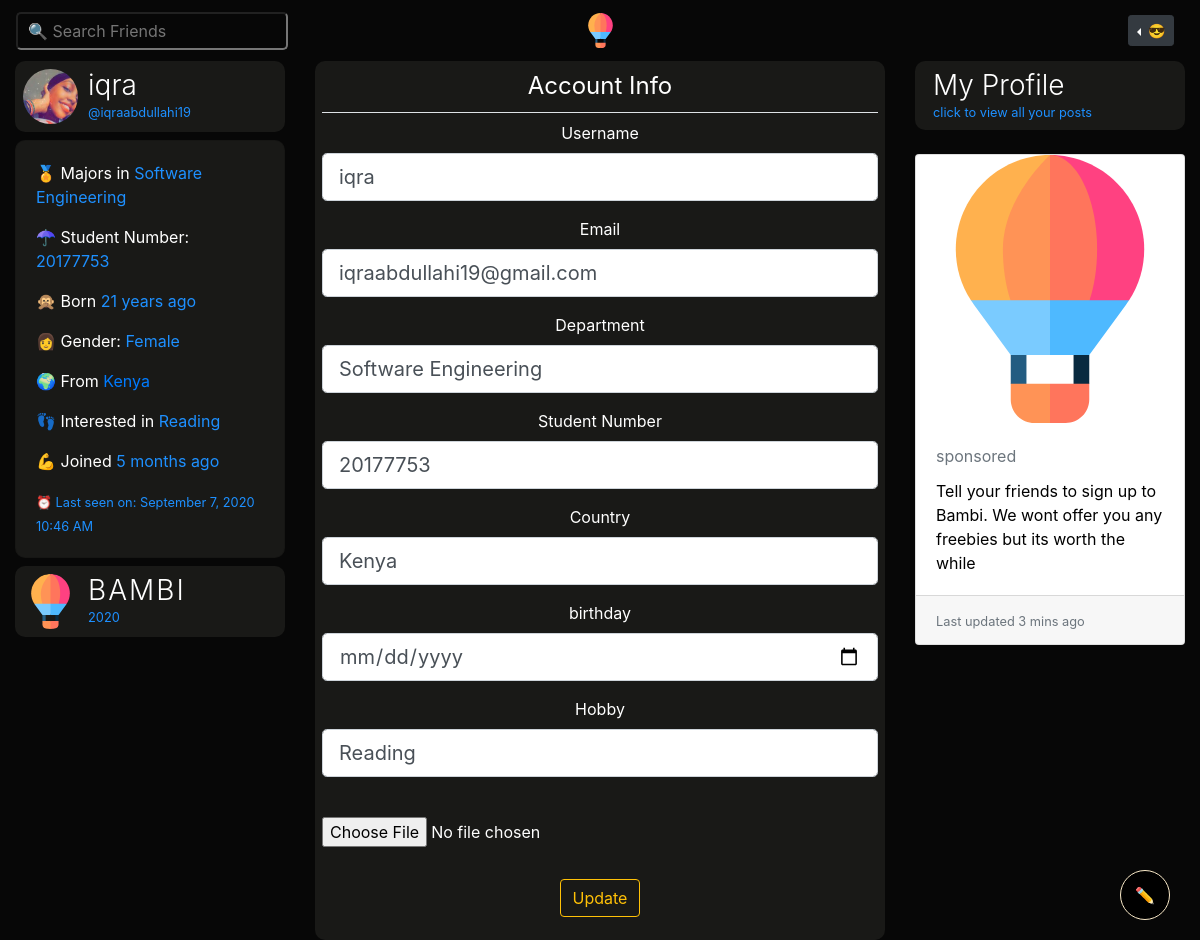
Page /account (signed in) on the earlier database version.
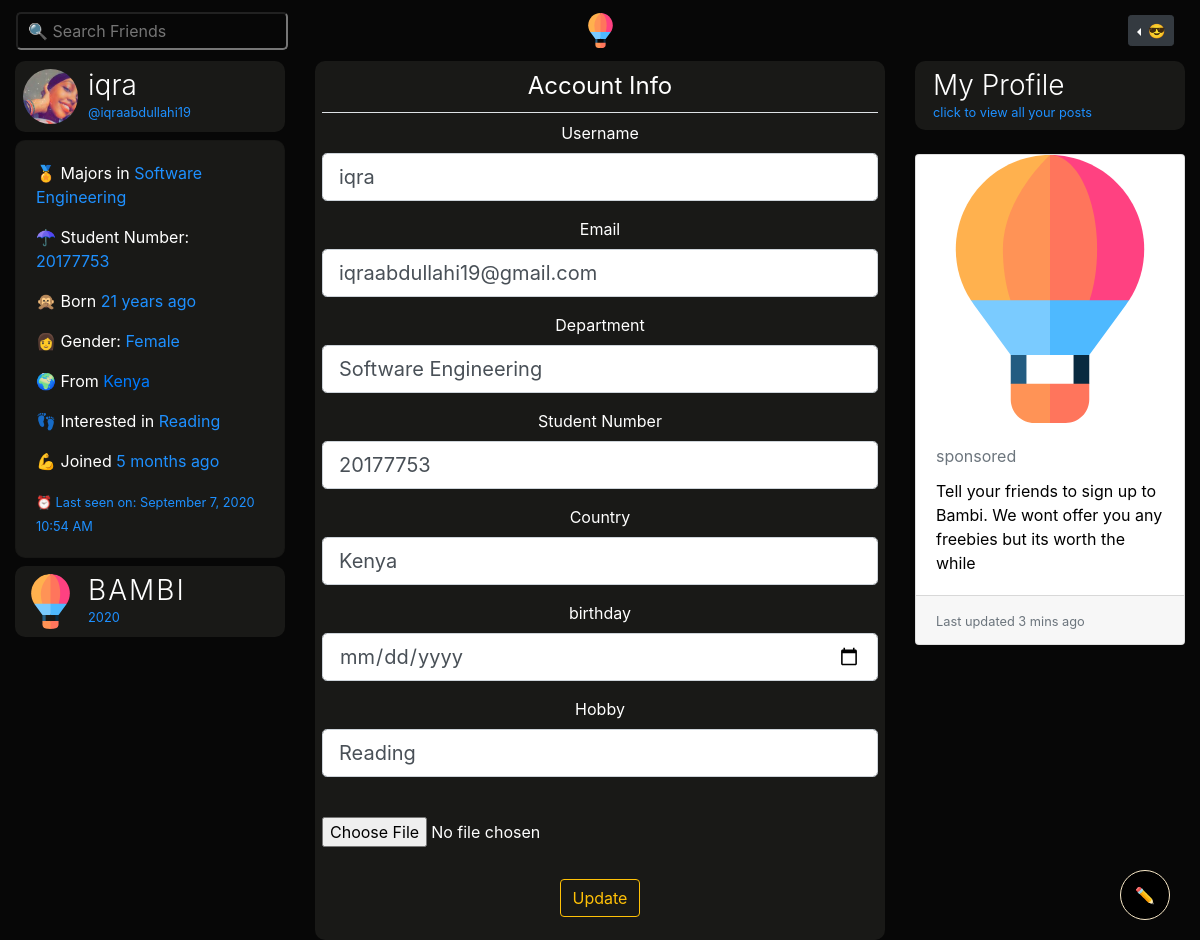
Same page on the later database version.
### bambiv3/models.py (models this page shows, shortened)
class User(db.Model, UserMixin):
	id = db.Column(db.Integer, primary_key=True)
	username = db.Column(db.String(20), unique=True, nullable=False)
	email = db.Column(db.String(120), unique=True, nullable=False)
	image_file = db.Column(db.String(20), nullable=False, default='default.jpg')
	password = db.Column(db.String(60), nullable=False)
	last_seen = db.Column(db.DateTime, default=datetime.utcnow)
	date_joined = db.Column(db.DateTime, nullable=False, default=datetime.utcnow)
	department = db.Column(db.String(20), nullable=False)
	student_number = db.Column(db.Integer(), unique=True, nullable=False)
	age = db.Column(db.DateTime, nullable=False)
	gender = db.Column(db.String(20), nullable=False)
	country = db.Column(db.String(20), nullable=False)
	hobby = db.Column(db.String(20), nullable=False)
	bio = db.Column(db.String(120), nullable=True)
	private = db.Column(db.Boolean, default=False, nullable=False)
	single = db.Column(db.Boolean, default=False, nullable=False)
	snapchat = db.Column(db.String(20),default=False, nullable=False)
	instagram = db.Column(db.String(20),default=False, nullable=False)
	posts = db.relationship('Post', backref='author', lazy=True)
	products = db.relationship('Product', backref='author', lazy=True)
	comments = db.relationship("Comment", backref="author", lazy="dynamic", cascade="all, delete-orphan")
	followed = db.relationship(
		'User', secondary=followers,
		primaryjoin=(followers.c.follower_id == id),
		secondaryjoin=(followers.c.followed_id == id),
		backref=db.backref('followers', lazy='dynamic'), lazy='dynamic')
	messages_sent = db.relationship('Message',
									foreign_keys='Message.sender_id',
									backref='author', lazy='dynamic')
	messages_received = db.relationship('Message',
										foreign_keys='Message.recipient_id',
										backref='recipient', lazy='dynamic')
	last_message_read_time = db.Column(db.DateTime)
	def new_messages(self):
		last_read_time = self.last_message_read_time or datetime(1900, 1, 1)
		return Message.query.filter_by(recipient=self).filter(
			Message.timestamp > last_read_time).count()

### bambiv3/routes.py (the view)
@app.route('/account', methods=['GET', 'POST'])
@login_required
def account():
	form = UpdateAccountForm()
	if form.validate_on_submit():
		if form.picture.data:
			picture_file = profile_img(form.picture.data)
			current_user.image_file = picture_file
		current_user.username = form.username.data.lower()
		current_user.email = form.email.data
		current_user.department = form.department.data
		current_user.student_number = form.student_number.data
		current_user.country = form.country.data
		current_user.age = form.age.data
		current_user.hobby = form.hobby.data
		db.session.commit()
		flash('Your Account has been updated', 'success')
		return redirect(url_for('account'))
	elif request.method == 'GET':
		form.username.data = current_user.username
		form.email.data = current_user.email
		form.department.data = current_user.department
		form.student_number.data = current_user.student_number
		form.country.data = current_user.country
		form.age.data = current_user.age
		form.hobby.data = current_user.hobby
	image_file = url_for('static', filename='profile_pics/' + current_user.image_file)
	return render_template('account.html', title='Account', image_file=image_file, form=form)

### bambiv3/forms.py (shortened to what this page needs)
class UpdateAccountForm(FlaskForm):
	username = StringField('Username', validators = [DataRequired(), Length(min=2, max=20), Regexp(r'^[\w.-_.]+$')])
	email = StringField('Email', validators = [DataRequired(), Email()])
	picture = FileField('', validators=[FileAllowed(['jpg', 'jpeg' , 'png'])])
	department = StringField('Department', validators=[DataRequired()])
	student_number = StringField('Student Number', validators=[DataRequired()])
	country = StringField('Country', validators=[DataRequired()])
	age = DateField('birthday', format='%d-%m-%Y', validators=[DataRequired()])
	hobby = StringField('Hobby', validators=[DataRequired()])
	snapchat = StringField('Snapchat')
	instagram = StringField('Instagram')
	bio = PageDownField('Bio')
	private = BooleanField('Private?')
	single = BooleanField('Single & Searchin?')
	submit = SubmitField('Update')

### bambiv3/models.py (called while the page is built)
@login_manager.user_loader
def load_user(user_id):
	return User.query.get(int(user_id))

### bambiv3/routes.py (called while the page is built)
@app.before_request
def before_request():
	if current_user.is_authenticated:
		current_user.last_seen = datetime.utcnow()
		db.session.commit()

### bambiv3/templates/account.html (shortened to what this page needs)
{% extends "layout.html" %}
{% block content %}
<div class="container-fluid">
	<div class="row">
		<div class="col-lg-3 d-none d-lg-block position-fixed">
			<header class="mb-2">
		        <img src="{{ image_file }}" alt="user profile" class="profile-thumbnail">
		        <div class="profile-name">
		          <h3>{{current_user.username}}</h3>
		          <small>@{{current_user.email.split("@")[0] | lower}}</small>
		        </div>
		      </header>
		    <div class="card about mb-2" style="color:#fff;background:#191917;border-radius:10px;">
		    <div class="card-body">
		      <p> 🏅 Majors in <span>{{current_user.department}}</span></p>
		      <p> ☂ Student Number: <span>{{current_user.student_number}}</span></p>
		      <p> 🙊 Born <span>{{ moment(current_user.age).fromNow() }}</span></p>
		      <p> {% if current_user.gender == 'male' %} 👨 {% else %}👩 {% endif %} Gender: <span>{{current_user.gender.title()}}</span></p>
		      <p> 🌍 From <a href="https://www.google.com/maps?q={{current_user.country.title()}}" target="_blank">{{current_user.country.title()}}</a></p>
		      <p> 👣 Interested in <span>{{current_user.hobby}}</span></p>
		      <p> 💪 Joined <span>{{ moment(current_user.date_joined).fromNow() }}</span></p>
		      <small>⏰ Last seen on: {{ moment(current_user.last_seen).format('LLL') }}</small>
		    </div>
		  </div>
		  <header>
		    <img src="{{ url_for('static', filename='resources/' + 'logo.svg') }}" alt="logo" class="profile-thumbnail">
		    <div class="profile-name">
		      <h3 class="logo">BAMBI</h3>
		      <small id="year"></small>
		    </div>
		  </header>
		</div>
		<div class="col-lg-6 offset-lg-3" style="text-align: center">
			<div class="post">
			  <div id="inner">
			   <div class="content-section">
				  <form method="POST" action="" enctype="multipart/form-data">
				    <fieldset class="form-group">
				      <legend class="border-bottom mb-2 pb-2">Account Info</legend>
				      <div class="form-group">
				        {{ form.username.label(class="form-control-label") }}
				        {% if form.username.errors %}
				        {{ form.username(class="form-control form-control-lg is-invalid") }}
				        <div class="invalid-feedback">
				          {% for error in form.username.errors %}
				          <span>{{ error }}</span>
				          {% endfor %}
				        </div>
				        {% else %}
				        {{ form.username(class="form-control form-control-lg") }}
				        {% endif %}
				      </div>
				      <div class="form-group">
				        {{ form.email.label(class="form-control-label") }}
				        {% if form.email.errors %}
				        {{ form.email(class="form-control form-control-lg is-invalid") }}
				        <div class="invalid-feedback">
				          {% for error in form.email.errors %}
				          <span>{{ error }}</span>
				          {% endfor %}
				        </div>
				        {% else %}
				        {{ form.email(class="form-control form-control-lg") }}
				        {% endif %}
				      </div>
				      <div class="form-group">
				        {{ form.department.label(class="form-control-label") }}
				        {% if form.department.errors %}
				        {{ form.department(class="form-control form-control-lg is-invalid") }}
				        <div class="invalid-feedback">
				          {% for error in form.department.errors %}
				          <span>{{ error }}</span>
				          {% endfor %}
				        </div>
				        {% else %}
				        {{ form.department(class="form-control form-control-lg") }}
				        {% endif %}
				      </div>
				      <div class="form-group">
				        {{ form.student_number.label(class="form-control-label") }}
				        {% if form.student_number.errors %}
				        {{ form.student_number(class="form-control form-control-lg is-invalid") }}
				        <div class="invalid-feedback">
				          {% for error in form.student_number.errors %}
				          <span>{{ error }}</span>
				          {% endfor %}
				        </div>
				        {% else %}
				        {{ form.student_number(class="form-control form-control-lg") }}
				        {% endif %}
				      </div>
				      <div class="form-group">
				        {{ form.country.label(class="form-control-label") }}
				        {% if form.country.errors %}
				        {{ form.country(class="form-control form-control-lg is-invalid") }}
				        <div class="invalid-feedback">
				          {% for error in form.country.errors %}
				          <span>{{ error }}</span>
				          {% endfor %}
				        </div>
				        {% else %}
				        {{ form.country(class="form-control form-control-lg") }}
				        {% endif %}
				      </div>
				       <div class="form-group">
				        {{ form.age.label(class="form-control-label") }}
				        {% if form.age.errors %}
				        {{ form.age(class="form-control form-control-lg is-invalid") }}
				        <div class="invalid-feedback">
				          {% for error in form.age.errors %}
				          <span>{{ error }}</span>
				          {% endfor %}
				        </div>
				        {% else %}
				        {{ form.age(class="form-control form-control-lg") }}
				        {% endif %}
				      </div>
				      <div class="form-group">
				        {{ form.hobby.label(class="form-control-label") }}
				        {% if form.hobby.errors %}
				        {{ form.hobby(class="form-control form-control-lg is-invalid") }}
				        <div class="invalid-feedback">
				          {% for error in form.hobby.errors %}
				          <span>{{ error }}</span>
				          {% endfor %}
				        </div>
				        {% else %}
				        {{ form.hobby(class="form-control form-control-lg") }}
				        {% endif %}
				      </div>
				      <div class="form-group">
				        {{ form.picture(class="form-control-file") }}
				    </div>
				    </fieldset>
				    <div class="form-group">
				      {{ form.submit(class="btn btn-outline-warning") }}
				    </div>
				  </form>
			  </div>
		</div>
			</div>
		</div>
		<div class="col-lg-3 d-none d-lg-block position-fixed offset-lg-9">
			 <header data-toggle="modal" data-target="#profile"><a style="text-decoration:none;" href="{{url_for('user_posts', username=current_user.username)}}">
		        <div class="profile-name">
		          <h3 style="color:#fff;">My Profile</h3>
		          <small>click to view all your posts</small>
		        </div>
		        </a>
		      </header>
		      <br>
			<div class="card" style="color:#000;">
		      <img class="card-img-top" src="{{ url_for('static', filename='resources/' + 'logo.svg') }}" alt="logo">
		      <div class="card-body">
		        <h5 class="card-title"><small class="text-muted">sponsored</small></h5>
		        <p class="card-text">Tell your friends to sign up to Bambi. We wont offer you any freebies but its worth the while</p>
		      </div>
		      <div class="card-footer">
		        <small class="text-muted">Last updated 3 mins ago</small>
		      </div>
		    </div>
		</div>
	</div>
</div>
{% endblock content %}

### bambiv3/templates/layout.html (shortened to what this page needs)
<!doctype html>
<html lang="en">
  <head>
    <link rel="stylesheet" href="https://stackpath.bootstrapcdn.com/bootstrap/4.3.1/css/bootstrap.min.css">
    <link rel="stylesheet" type="text/css" href="{{ url_for('static', filename='main.css') }}">
  </head>
  <body>
<nav class="navbar navbar-expand-md navbar-dark sticky-top">
    <div class="navbar-collapse collapse w-100 order-1 order-md-0 dual-collapse2">
        <ul class="navbar-nav mr-auto">
            <li>
               <div class="d">
                <input type="text" placeholder="🔍 Search Friends" id="search" onkeyup="filterFunction()" onclick="search()" class="dropbtn">
            </div>
            </li>
        </ul>
    </div>
    <div class="mx-auto order-0">
      <a class="navbar-brand mx-auto d-none d-lg-block" href="{{ url_for('home') }}">
        <img src="{{ url_for('static', filename='resources/' + 'logo.svg') }}" width="35" height="35" class="d-inline-block align-top" alt="">
      </a>
  </div>
    <div class="navbar-collapse collapse w-100 order-3 dual-collapse2 settings">
        <ul class="navbar-nav ml-auto">
          {% if current_user.is_authenticated %}
          <li>
            <div class="dropdown dropleft">
            <button class="btn  btn-sm btn-dark dropdown-toggle" type="button" id="dropdownMenuButton" data-toggle="dropdown" aria-haspopup="true" aria-expanded="false">
               <span>😎</span>
            </button>
              {% set new_messages = current_user.new_messages() %}
          </div>
          </li>
          {% else %}
            <li class="nav-item">
              <a  class="btn btn-sm btn-outline-primary" href="{{ url_for('login') }}" style="color:#F9E9C8;text-decoration: none;"> 😇 Log In</a>
              <a  class="btn btn-sm btn-outline-success" href="{{ url_for('register') }}" style="color:#F9E9C8;text-decoration: none;"> 👽 Sign Up</a>
            </li>
          {% endif %}
        </ul>
    </div>
</nav>
  {% block content %} {% endblock %}
  {% if current_user.is_authenticated %}
      <div id="new_post" class="d-none d-lg-block">
          <button class="post_btn"><a href="{{ url_for('new_post') }}" style="color:#F9E9C8;" data-toggle="popover" data-content="🍌: Add Longer Posts with Titles">✏</a></button>
        </div>
       {% set new_messages = current_user.new_messages() %}
    {% endif %}
  </body>
</html>

### bambiv3/static/main.css (style rules this page uses)
body { background:#070707; color:#fff; }
nav { background:#070707; }
.settings li { padding-right:10px; }
.logo { color:#fff; letter-spacing:2px; }
.about span, small { color:#1e90ff; }
#search { box-sizing: border-box; background-position: 14px 12px; font-size: 16px; padding: 5px 10px 5px 10px; background: transparent; color: #F9E9C8; border-radius: 5px; }
.d { position: relative; display: inline-block; }
h3 { font-weight: 300; }
header { display: flex; flex-direction: row; color:#fff; background:#191917; border-radius:10px; padding:8px; cursor:pointer; }
header .profile-thumbnail { width: 55px; height: 55px; border-radius: 50%; }
header .profile-name { display: flex; flex-direction:column; margin-left: 10px; }
header h3, header h4 { display: flex; margin: 0; }
.post { background:#191917; border-radius:10px; padding:7px; }
.post_btn { background-color : #000; color: #F9E9C8; padding: 10px 20px; border:none; outline:none; border:2px solid #F9E9C8; padding: 2px; border-radius: 50%; height:70px; width:70px; }
#new_post { position: fixed; bottom: 20px; right: 30px; }
.post_btn { background-color : #000; color: #F9E9C8; padding: 10px 20px; outline:none; border:1px solid #F9E9C8; padding: 2px; border-radius: 50%; height:50px; width:50px; }

Differences in the rows shown:
changed User "iqra": last_seen "September 7, 2020 10:46 AM" → "September 7, 2020 10:54 AM"
